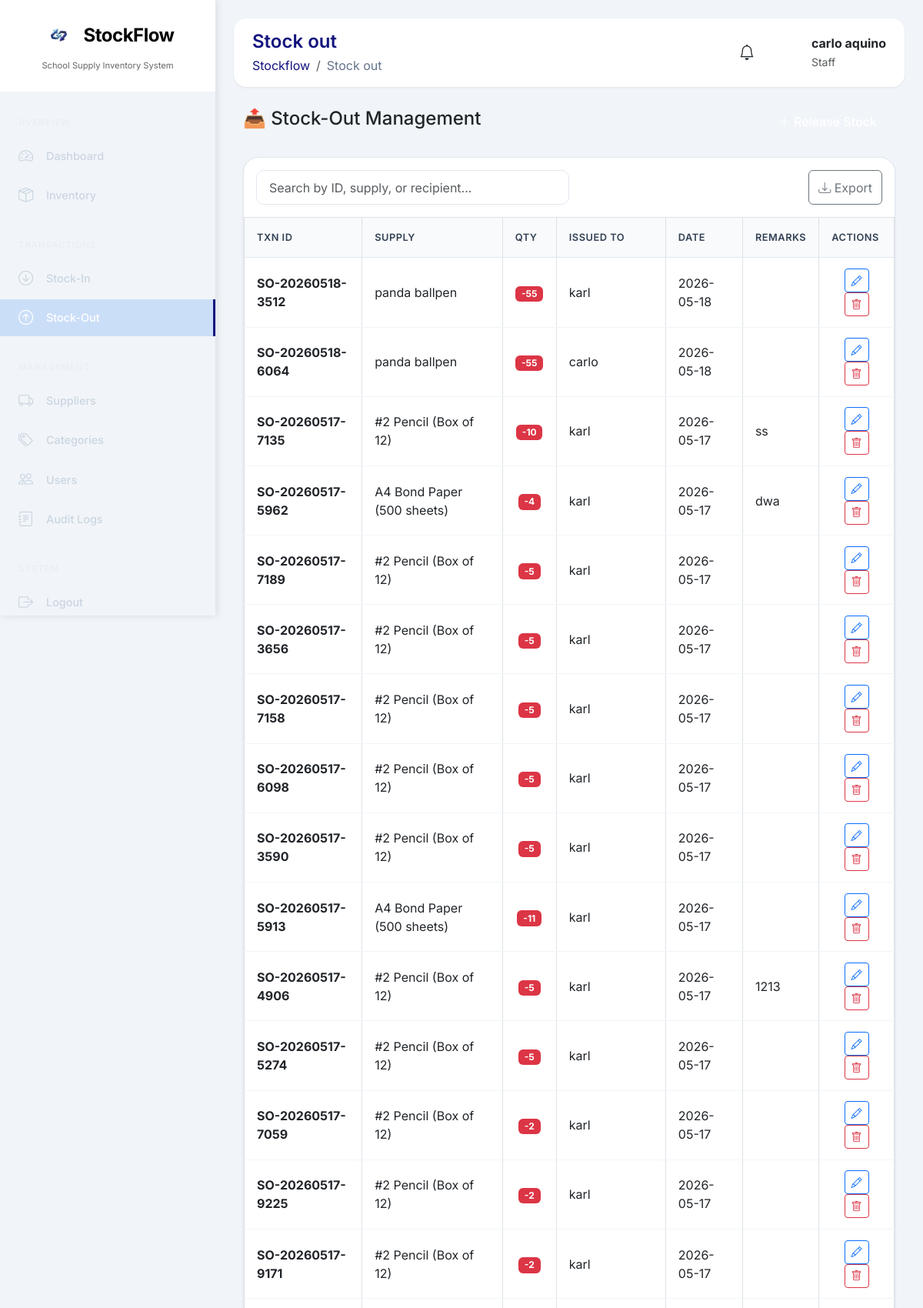
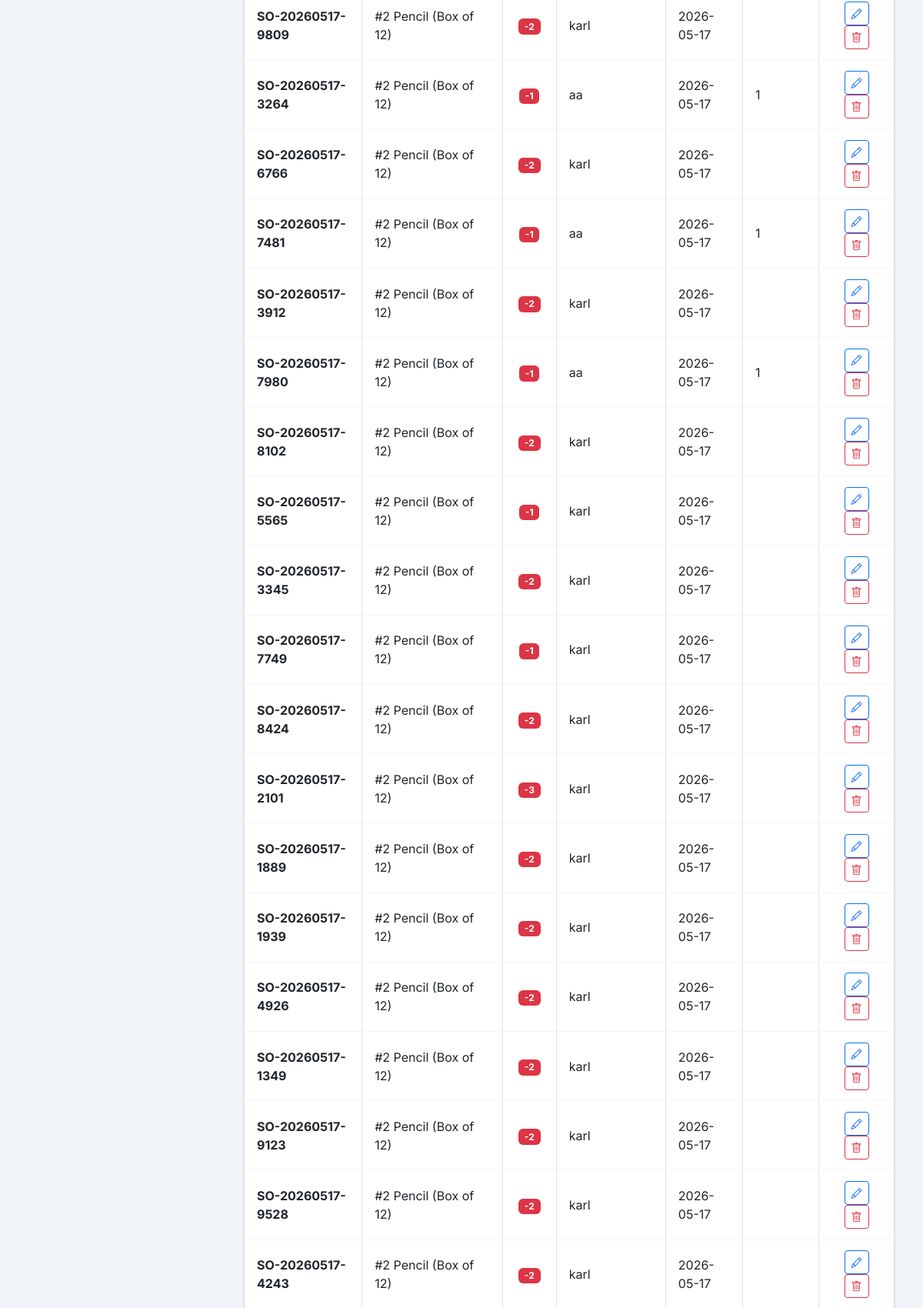
The page /index.php?page=stock_out (signed in, upper part) on the database its author committed (2 pictures, top to bottom).
### tables this page shows
CREATE TABLE `stock_out` (
  `id` int(11) NOT NULL,
  `transaction_no` varchar(20) NOT NULL,
  `supply_id` int(11) DEFAULT NULL,
  `quantity` int(11) NOT NULL,
  `issued_to` varchar(100) NOT NULL COMMENT 'Student name, Teacher name, or Department',
  `remarks` text DEFAULT NULL,
  `issued_by` int(11) DEFAULT NULL,
  `date_issued` date NOT NULL,
  `created_at` timestamp NOT NULL DEFAULT current_timestamp()
);

CREATE TABLE `school_supplies` (
  `id` int(11) NOT NULL,
  `supply_code` varchar(50) NOT NULL,
  `supply_name` varchar(200) NOT NULL,
  `category_id` int(11) DEFAULT NULL,
  `supplier_id` int(11) DEFAULT NULL,
  `quantity` int(11) DEFAULT 0,
  `unit_price` decimal(10,2) DEFAULT NULL,
  `description` text DEFAULT NULL,
  `status` enum('In Stock','Low Stock','Out of Stock') DEFAULT 'In Stock',
  `low_stock_threshold` int(11) DEFAULT 10,
  `location` varchar(100) DEFAULT NULL COMMENT 'Storage location (e.g., Cabinet A1, Shelf 2)',
  `created_at` timestamp NOT NULL DEFAULT current_timestamp(),
  `updated_at` timestamp NOT NULL DEFAULT current_timestamp() ON UPDATE current_timestamp()
);

### index.php (called while the page is built, shortened)
<?php
require_once 'backend/database.php';
$page = isset($_GET['page']) ? $_GET['page'] : 'dashboard';
$allowed_pages = ['dashboard', 'inventory', 'categories', 'suppliers', 'stock_in', 'stock_out', 'users', 'audit_logs', 'notifications'];
$page = in_array($page, $allowed_pages) ? $page : 'dashboard';
?>
<?php include 'frontend/includes/header.php'; ?>
<?php
$page_file = 'frontend/' . $page . '.php';
if (file_exists($page_file)) {
    include $page_file;
} else {
    include 'frontend/dashboard.php';
}
?>
<?php include 'frontend/includes/footer.php'; ?>

### backend/database.php (called while the page is built, shortened)
<?php
function escape($string) {
    return htmlspecialchars($string, ENT_QUOTES, 'UTF-8');
}
?>

### frontend/stock_out.php (the view, shortened to what this page needs)
<?php
$stmt = $pdo->query("SELECT so.*, s.supply_name
                     FROM stock_out so
                     JOIN school_supplies s ON so.supply_id = s.id
                     ORDER BY so.created_at DESC");
$stock_out_records = $stmt->fetchAll();
?>
<link href="https://cdn.jsdelivr.net/npm/sweetalert2@11/dist/sweetalert2.min.css" rel="stylesheet">
<div class="container-fluid">
    <div class="d-flex justify-content-between align-items-center mb-4">
        <h4>📤 Stock-Out Management</h4>
        <button class="btn btn-primary-custom" data-bs-toggle="modal" data-bs-target="#addStockOutModal">
            <i class="bi bi-plus-lg"></i> Release Stock
        </button>
    </div>
    <div class="data-table">
        <div class="p-3 d-flex justify-content-between gap-3">
            <input type="text" id="searchStockOut" class="form-control w-50" placeholder="Search by ID, supply, or recipient...">
            <button class="btn btn-outline-secondary" onclick="exportToCSV('stockOutTable', 'stock_out_report')">
                <i class="bi bi-download"></i> Export
            </button>
        </div>
        <div class="table-responsive">
            <table class="table table-bordered table-hover" id="stockOutTable">
                <thead class="table-light">
                    <tr>
                        <th>TXN ID</th>
                        <th>SUPPLY</th>
                        <th>QTY</th>
                        <th>ISSUED TO</th>
                        <th>DATE</th>
                        <th>REMARKS</th>
                        <th>ACTIONS</th>
                    </tr>
                </thead>
                <tbody>
                    <?php if (empty($stock_out_records)): ?>
                    <tr class="text-center">
                        <td colspan="7" class="py-5">
                            <i class="bi bi-inbox fs-1 text-muted"></i>
                            <p class="text-muted mt-2">No stock-out records found</p>
                        </td>
                    </tr>
                    <?php else: ?>
                        <?php foreach ($stock_out_records as $record): ?>
                        <tr id="row-<?php echo $record['id']; ?>">
                            <td class="fw-bold"><?php echo escape($record['transaction_no']); ?></td>
                            <td><?php echo escape($record['supply_name']); ?></td>
                            <td class="text-center"><span class="badge bg-danger">-<?php echo number_format($record['quantity']); ?></span></td>
                            <td><?php echo escape($record['issued_to']); ?></td>
                            <td><?php echo date('Y-m-d', strtotime($record['date_issued'])); ?></td>
                            <td><?php echo escape($record['remarks'] ?? '-'); ?></td>
                            <td class="text-center">
                                <button class="btn btn-sm btn-outline-primary edit-btn"
                                        data-id="<?php echo $record['id']; ?>"
                                        data-supply-id="<?php echo $record['supply_id']; ?>"
                                        data-supply-name="<?php echo escape($record['supply_name']); ?>"
                                        data-quantity="<?php echo $record['quantity']; ?>"
                                        data-issued-to="<?php echo escape($record['issued_to']); ?>"
                                        data-remarks="<?php echo escape($record['remarks'] ?? ''); ?>"
                                        data-bs-toggle="modal"
                                        data-bs-target="#editStockOutModal"
                                        title="Edit">
                                    <i class="bi bi-pencil"></i>
                                </button>
                                <button class="btn btn-sm btn-outline-danger delete-btn"
                                        data-id="<?php echo $record['id']; ?>"
                                        data-name="<?php echo escape($record['transaction_no']); ?>"
                                        data-supply="<?php echo escape($record['supply_name']); ?>"
                                        title="Delete">
                                    <i class="bi bi-trash"></i>
                                </button>
                            </td>
                        </tr>
                        <?php endforeach; ?>
                    <?php endif; ?>
                </tbody>
            </table>
        </div>
    </div>
</div>

### frontend/assets/css/style.css (style rules this page uses)
* { margin: 0; padding: 0; box-sizing: border-box; font-family: 'Inter', sans-serif; }
body { background: #f1f5f9; overflow-x: hidden; }
.data-table { background: white; border-radius: 20px; overflow: hidden; box-shadow: 0 1px 3px rgba(0, 0, 0, 0.08); border: 1px solid #e2e8f0; }
.data-table th { background: #f8fafc; padding: 1rem; font-weight: 600; color: #334155; border-bottom: 1px solid #e2e8f0; font-size: 0.8rem; text-transform: uppercase; letter-spacing: 0.5px; }
.data-table td { padding: 0.85rem 1rem; vertical-align: middle; border-bottom: 1px solid #f1f5f9; }
.btn-primary-custom { background: linear-gradient(135deg, #13157e); border: none; padding: 0.6rem 1.5rem; border-radius: 12px; color: white; font-weight: 500; transition: all 0.3s ease; }
.form-control, .form-select { border-radius: 10px; border: 1px solid #e2e8f0; padding: 0.6rem 1rem; }

### frontend/includes/header.php (style rules this page uses)
* { margin: 0; padding: 0; box-sizing: border-box; font-family: 'Inter', sans-serif; }
body { background: #f1f5f9; }
.btn-primary-custom { background: linear-gradient(135deg, #13157e); border: none; padding: 0.6rem 1.5rem; border-radius: 12px; color: white; }

### rows shown on the page
stock_out: transaction_no "SO-20260518-3512", supply.supply_name "panda ballpen", quantity "55", issued_to "karl", date_issued "2026-05-18"
stock_out: transaction_no "SO-20260518-6064", supply.supply_name "panda ballpen", quantity "55", issued_to "carlo", date_issued "2026-05-18"
stock_out: transaction_no "SO-20260517-7135", supply.supply_name "#2 Pencil (Box of 12)", quantity "10", issued_to "karl", date_issued "2026-05-17", remarks "ss"
stock_out: transaction_no "SO-20260517-5962", supply.supply_name "A4 Bond Paper (500 sheets)", quantity "4", issued_to "karl", date_issued "2026-05-17", remarks "dwa"
stock_out: transaction_no "SO-20260517-7189", supply.supply_name "#2 Pencil (Box of 12)", quantity "5", issued_to "karl", date_issued "2026-05-17"
stock_out: transaction_no "SO-20260517-3656", supply.supply_name "#2 Pencil (Box of 12)", quantity "5", issued_to "karl", date_issued "2026-05-17"
stock_out: transaction_no "SO-20260517-7158", supply.supply_name "#2 Pencil (Box of 12)", quantity "5", issued_to "karl", date_issued "2026-05-17"
stock_out: transaction_no "SO-20260517-6098", supply.supply_name "#2 Pencil (Box of 12)", quantity "5", issued_to "karl", date_issued "2026-05-17"
stock_out: transaction_no "SO-20260517-3590", supply.supply_name "#2 Pencil (Box of 12)", quantity "5", issued_to "karl", date_issued "2026-05-17"
stock_out: transaction_no "SO-20260517-5913", supply.supply_name "A4 Bond Paper (500 sheets)", quantity "11", issued_to "karl", date_issued "2026-05-17"
stock_out: transaction_no "SO-20260517-4906", supply.supply_name "#2 Pencil (Box of 12)", quantity "5", issued_to "karl", date_issued "2026-05-17", remarks "1213"
stock_out: transaction_no "SO-20260517-5274", supply.supply_name "#2 Pencil (Box of 12)", quantity "5", issued_to "karl", date_issued "2026-05-17"
stock_out: transaction_no "SO-20260517-7059", supply.supply_name "#2 Pencil (Box of 12)", quantity "2", issued_to "karl", date_issued "2026-05-17"
stock_out: transaction_no "SO-20260517-9225", supply.supply_name "#2 Pencil (Box of 12)", quantity "2", issued_to "karl", date_issued "2026-05-17"
stock_out: transaction_no "SO-20260517-9171", supply.supply_name "#2 Pencil (Box of 12)", quantity "2", issued_to "karl", date_issued "2026-05-17"
stock_out: transaction_no "SO-20260517-9809", supply.supply_name "#2 Pencil (Box of 12)", quantity "2", issued_to "karl", date_issued "2026-05-17"
stock_out: transaction_no "SO-20260517-3264", supply.supply_name "#2 Pencil (Box of 12)", quantity "1", issued_to "aa", date_issued "2026-05-17", remarks "1"
stock_out: transaction_no "SO-20260517-6766", supply.supply_name "#2 Pencil (Box of 12)", quantity "2", issued_to "karl", date_issued "2026-05-17"
stock_out: transaction_no "SO-20260517-7481", supply.supply_name "#2 Pencil (Box of 12)", quantity "1", issued_to "aa", date_issued "2026-05-17", remarks "1"
stock_out: transaction_no "SO-20260517-3912", supply.supply_name "#2 Pencil (Box of 12)", quantity "2", issued_to "karl", date_issued "2026-05-17"
stock_out: transaction_no "SO-20260517-7980", supply.supply_name "#2 Pencil (Box of 12)", quantity "1", issued_to "aa", date_issued "2026-05-17", remarks "1"
stock_out: transaction_no "SO-20260517-8102", supply.supply_name "#2 Pencil (Box of 12)", quantity "2", issued_to "karl", date_issued "2026-05-17"
stock_out: transaction_no "SO-20260517-5565", supply.supply_name "#2 Pencil (Box of 12)", quantity "1", issued_to "karl", date_issued "2026-05-17"
stock_out: transaction_no "SO-20260517-3345", supply.supply_name "#2 Pencil (Box of 12)", quantity "2", issued_to "karl", date_issued "2026-05-17"
stock_out: transaction_no "SO-20260517-7749", supply.supply_name "#2 Pencil (Box of 12)", quantity "1", issued_to "karl", date_issued "2026-05-17"
stock_out: transaction_no "SO-20260517-8424", supply.supply_name "#2 Pencil (Box of 12)", quantity "2", issued_to "karl", date_issued "2026-05-17"
stock_out: transaction_no "SO-20260517-2101", supply.supply_name "#2 Pencil (Box of 12)", quantity "3", issued_to "karl", date_issued "2026-05-17"
stock_out: transaction_no "SO-20260517-1889", supply.supply_name "#2 Pencil (Box of 12)", quantity "2", issued_to "karl", date_issued "2026-05-17"
stock_out: transaction_no "SO-20260517-1939", supply.supply_name "#2 Pencil (Box of 12)", quantity "2", issued_to "karl", date_issued "2026-05-17"
stock_out: transaction_no "SO-20260517-4926", supply.supply_name "#2 Pencil (Box of 12)", quantity "2", issued_to "karl", date_issued "2026-05-17"
stock_out: transaction_no "SO-20260517-1349", supply.supply_name "#2 Pencil (Box of 12)", quantity "2", issued_to "karl", date_issued "2026-05-17"
stock_out: transaction_no "SO-20260517-9123", supply.supply_name "#2 Pencil (Box of 12)", quantity "2", issued_to "karl", date_issued "2026-05-17"
stock_out: transaction_no "SO-20260517-9528", supply.supply_name "#2 Pencil (Box of 12)", quantity "2", issued_to "karl", date_issued "2026-05-17"
stock_out: transaction_no "SO-20260517-4243", supply.supply_name "#2 Pencil (Box of 12)", quantity "2", issued_to "karl", date_issued "2026-05-17"

### other values the page prints
str_replace('_', ' ', $_GET['page'] ?? 'Dashboard') "Stock out"
$_SESSION['name'] "carlo aquino"
$_SESSION['role'] "Staff"
